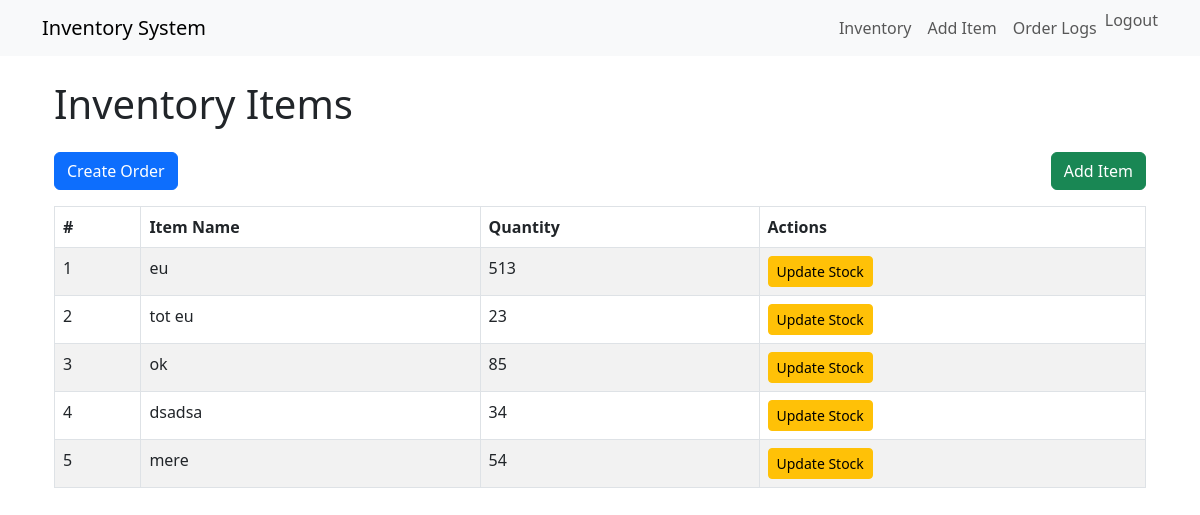
The page /inventory/ (signed in) on the database as committed earlier.
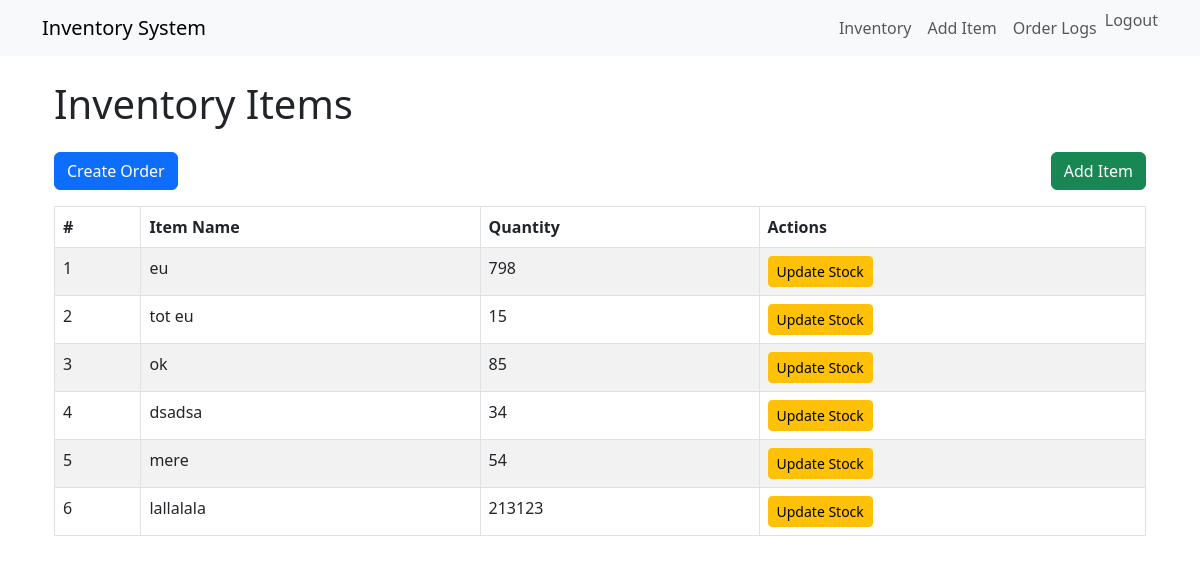
The same page on the database as committed later.
### inventory/models.py (models this page shows, shortened)
class Item(models.Model):
    name = models.CharField(max_length=255)
    quantity = models.IntegerField()
    description = models.TextField()

### inventory/views.py (the view)
# urls.py: path('', views.inventory_list, name='inventory_list'),
@login_required
def inventory_list(request):
    items = Item.objects.all()
    low_stock_items = items.filter(quantity__lt=15)  # Assuming you want items with quantity less than 15
    return render(request, 'inventory/inventory_list.html', {'items': items, 'low_stock_items': low_stock_items})

### inventory/templates/inventory/inventory_list.html (shortened to what this page needs)
{% extends 'base.html' %}
{% block content %}
<div class="container">
    <h1 class="mb-4">Inventory Items</h1>
    <div class="d-flex justify-content-between mb-3">
        <a href="{% url 'create_order' %}" class="btn btn-primary">Create Order</a>
        <a href="{% url 'add_item' %}" class="btn btn-success">Add Item</a>
    </div>
    <table class="table table-bordered table-striped">
    <thead>
        <tr>
            <th>#</th>
            <th>Item Name</th>
            <th>Quantity</th>
            <th>Actions</th>
        </tr>
    </thead>
    <tbody>
        {% for item in items %}
        <tr class="{% if item.quantity < 15 %}table-warning{% endif %}">
            <td>{{ forloop.counter }}</td>
            <td>{{ item.name }}</td>
            <td>{{ item.quantity }}</td>
            <td>
                <a href="{% url 'update_stock' item.pk %}" class="btn btn-warning btn-sm">Update Stock</a>
            </td>
        </tr>
        {% endfor %}
    </tbody>
</table>
</div>
{% endblock %}

Rows that differ between the two databases and show on the page:
changed Item "eu": quantity "513" → "798"
changed Item "tot eu": quantity "23" → "15"
added Item: name "lallalala", quantity "213123"
